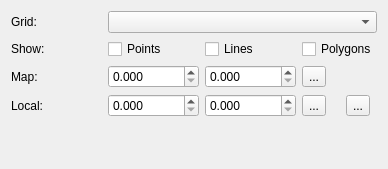
<?xml version="1.0" encoding="UTF-8"?>
<ui version="4.0">
 <class>GridWidget</class>
 <widget class="QWidget" name="GridWidget">
  <property name="geometry">
   <rect>
    <x>0</x>
    <y>0</y>
    <width>388</width>
    <height>169</height>
   </rect>
  </property>
  <property name="windowTitle">
   <string>Form</string>
  </property>
  <layout class="QVBoxLayout" name="verticalLayout">
   <item>
    <layout class="QGridLayout" name="gridLayout">
     <item row="0" column="0">
      <widget class="QLabel" name="gridLabel">
       <property name="text">
        <string>Grid:</string>
       </property>
       <property name="buddy">
        <cstring>gridCombo</cstring>
       </property>
      </widget>
     </item>
     <item row="1" column="2">
      <widget class="QCheckBox" name="checkBox_2">
       <property name="text">
        <string>Lines</string>
       </property>
      </widget>
     </item>
     <item row="1" column="0">
      <widget class="QLabel" name="label">
       <property name="text">
        <string>Show:</string>
       </property>
      </widget>
     </item>
     <item row="0" column="1" colspan="4">
      <widget class="QComboBox" name="gridCombo"/>
     </item>
     <item row="3" column="1">
      <widget class="QDoubleSpinBox" name="mapEastingSpin">
       <property name="readOnly">
        <bool>false</bool>
       </property>
       <property name="prefix">
        <string/>
       </property>
       <property name="suffix">
        <string/>
       </property>
       <property name="decimals">
        <number>3</number>
       </property>
       <property name="maximum">
        <double>999999.998999999952503</double>
       </property>
      </widget>
     </item>
     <item row="1" column="1">
      <widget class="QCheckBox" name="checkBox">
       <property name="text">
        <string>Points</string>
       </property>
      </widget>
     </item>
     <item row="3" column="0">
      <widget class="QLabel" name="mapLabel">
       <property name="text">
        <string>Map:</string>
       </property>
       <property name="buddy">
        <cstring>mapEastingSpin</cstring>
       </property>
      </widget>
     </item>
     <item row="4" column="0">
      <widget class="QLabel" name="localLabel">
       <property name="text">
        <string>Local:</string>
       </property>
       <property name="buddy">
        <cstring>localEastingSpin</cstring>
       </property>
      </widget>
     </item>
     <item row="3" column="2">
      <widget class="QDoubleSpinBox" name="mapNorthingSpin">
       <property name="readOnly">
        <bool>false</bool>
       </property>
       <property name="decimals">
        <number>3</number>
       </property>
       <property name="maximum">
        <double>999999.998999999952503</double>
       </property>
      </widget>
     </item>
     <item row="4" column="1">
      <widget class="QDoubleSpinBox" name="localEastingSpin">
       <property name="readOnly">
        <bool>false</bool>
       </property>
       <property name="decimals">
        <number>3</number>
       </property>
       <property name="maximum">
        <double>9999.989999999999782</double>
       </property>
      </widget>
     </item>
     <item row="4" column="2">
      <widget class="QDoubleSpinBox" name="localNorthingSpin">
       <property name="readOnly">
        <bool>false</bool>
       </property>
       <property name="decimals">
        <number>3</number>
       </property>
       <property name="maximum">
        <double>9999.989999999999782</double>
       </property>
      </widget>
     </item>
     <item row="3" column="3">
      <widget class="QToolButton" name="copyMapPointTool">
       <property name="text">
        <string>...</string>
       </property>
       <property name="icon">
        <iconset resource="resources.qrc">
         <normaloff>:/plugins/ark/grid/copyPoint.png</normaloff>:/plugins/ark/grid/copyPoint.png</iconset>
       </property>
      </widget>
     </item>
     <item row="4" column="3">
      <widget class="QToolButton" name="copyLocalPointTool">
       <property name="text">
        <string>...</string>
       </property>
       <property name="icon">
        <iconset resource="resources.qrc">
         <normaloff>:/plugins/ark/grid/copyPoint.png</normaloff>:/plugins/ark/grid/copyPoint.png</iconset>
       </property>
      </widget>
     </item>
     <item row="4" column="4">
      <widget class="QToolButton" name="toolButton">
       <property name="text">
        <string>...</string>
       </property>
      </widget>
     </item>
     <item row="1" column="3" colspan="2">
      <widget class="QCheckBox" name="checkBox_3">
       <property name="text">
        <string>Polygons</string>
       </property>
      </widget>
     </item>
    </layout>
   </item>
   <item>
    <spacer name="verticalSpacer">
     <property name="orientation">
      <enum>Qt::Vertical</enum>
     </property>
     <property name="sizeHint" stdset="0">
      <size>
       <width>20</width>
       <height>3</height>
      </size>
     </property>
    </spacer>
   </item>
  </layout>
  <action name="copyMapPointAction">
   <property name="icon">
    <iconset resource="resources.qrc">
     <normaloff>:/plugins/ark/grid/copyPoint.png</normaloff>:/plugins/ark/grid/copyPoint.png</iconset>
   </property>
   <property name="text">
    <string>Copy</string>
   </property>
   <property name="toolTip">
    <string>Copy Map Point</string>
   </property>
  </action>
  <action name="copyLocalPointAction">
   <property name="icon">
    <iconset resource="resources.qrc">
     <normaloff>:/plugins/ark/grid/copyPoint.png</normaloff>:/plugins/ark/grid/copyPoint.png</iconset>
   </property>
   <property name="text">
    <string>Copy</string>
   </property>
   <property name="toolTip">
    <string>Copy Local Point</string>
   </property>
  </action>
 </widget>
 <tabstops>
  <tabstop>gridCombo</tabstop>
  <tabstop>mapEastingSpin</tabstop>
  <tabstop>mapNorthingSpin</tabstop>
  <tabstop>localEastingSpin</tabstop>
  <tabstop>localNorthingSpin</tabstop>
 </tabstops>
 <resources>
  <include location="resources.qrc"/>
 </resources>
 <connections/>
</ui>
